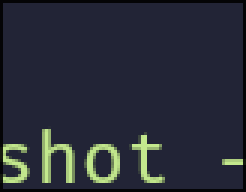
#> input picture import/img.png, 82 x 64 px (shown 3 times larger)
$ python test.py
#> lines starting #> are read from the running program, lines starting #| are printed output that depends on the picture
import numpy as np
from skimage import io
import matplotlib.pyplot as plt
# [17 lines of commented-out code are left out]

a = np.zeros(3);
b = np.array([10, 20])
c = [10, 20]
print(type(b))
print(type(c))

# b.shape

print(b.shape)

np.random.seed(0)

n1 = np.array([[0], [0], [1], [2]])
print(n1.shape)

img = io.imread("img.png")
#> img is the input picture: shape (64, 82, 3); mean R, G, B 40.9, 44.7, 55.8

plt.imshow(img[::-1])
plt.savefig('output.png', bbox_inches='tight')
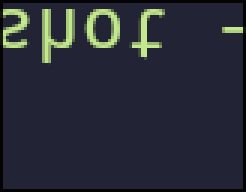
#> shown: shape (64, 82, 3) (shown 3 times larger); mean R, G, B 40.9, 44.7, 55.8
plt.close()

print(img.shape)
#| (64, 82, 3)
# plt.imshow(img)
